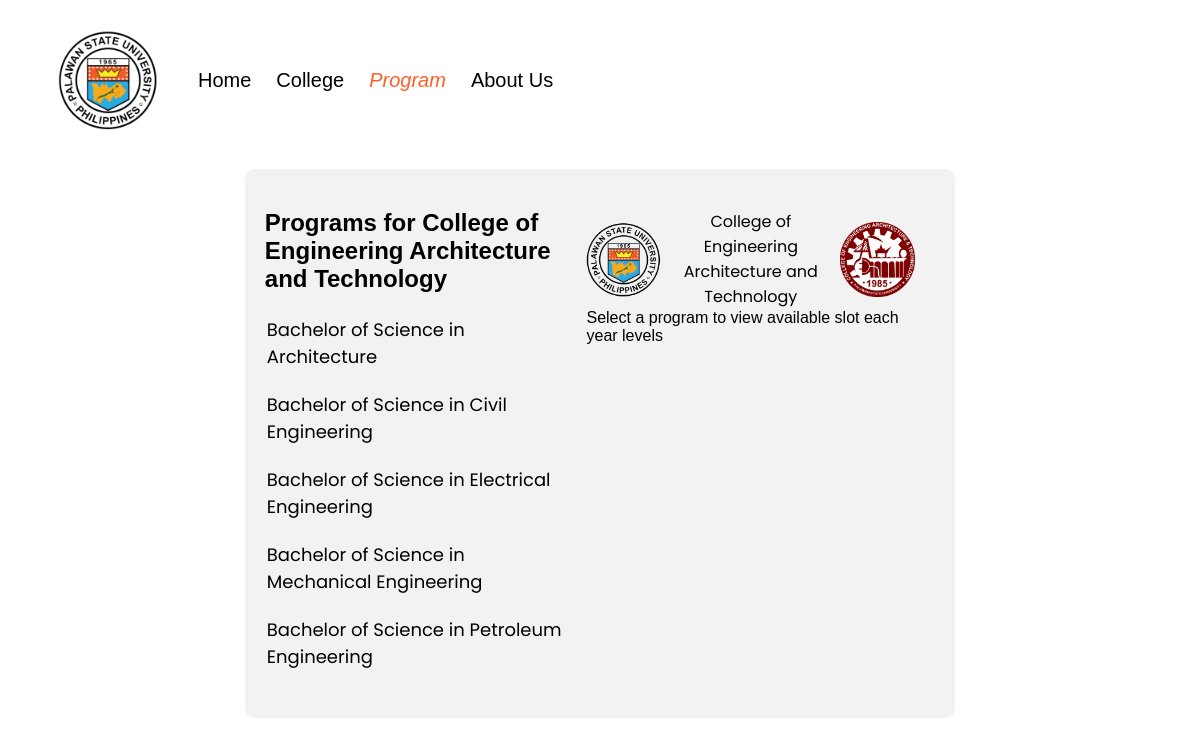
Page /college/CEAT/ on the committed database.
### thesis/models.py (models this page shows)
class College(models.Model):
    code = models.CharField(max_length=5, default="None")
    college_name = models.CharField(max_length=55)
    def __str__(self):
        return f"{self.college_name}"
    class Meta:
        verbose_name_plural = "colleges"

class Program(models.Model):
    program_name = models.CharField(max_length=120)
    college = models.ForeignKey(College, on_delete=models.CASCADE)
    def __str__(self):
        return f"{self.program_name}"
    class Meta:
        verbose_name_plural = "programs"

### thesis/views.py (the view)
# urls.py: path('college/<str:code>/', views.program_view, name='program'),
def program_view(request, code):
    selected_college = College.objects.get(code=code)
    print(f"Selected College: {selected_college}")
    college_programs = Program.objects.filter(college__college_name=selected_college)
    print(college_programs)
    context = {
        'code': code,
        'selected_college': selected_college,
        'college_programs': college_programs
        }
    return render(request, 'program.html', context)

### thesis/templates/program.html (shortened to what this page needs)
{% load static %}
<html lang="en">
<head>
    <link rel="stylesheet" type="text/css" href="{% static 'style/stylesheet.css' %}">
</head>
<body>
    <div class="menu">
        <img class="psu-logo" src="{% static 'image/psu (2).png' %}" alt="PSU Logo">
        {% block content %}
        <nav>
            <ul class="nav-list">
                <li><a href="{% url 'index' %}">Home</a></li>
                <li><a href="{% url 'college' %}">College</a></li>
                <li><a href=""><i style="color: #ff5f29">Program</i></a></li>
                <li><a href="{% url 'about' %}">About Us</a></li>
            </ul>
        </nav>
        {% endblock %}
    </div>
    <div class="p-container">
        <div class="c-container">
            <h2>Programs for {{ selected_college }}</h2>
            {% for programs in college_programs %}
            <ul>
                <li>
                    <a href="#" class="program-link" data-program-name="{{ programs.program_name }}">{{ programs.program_name }}</a>
                </li>
            </ul>
            {% endfor %}
        </div>
        <div class="y-container">
            <div class="c-name">
                <img id="college-image" src="{% static 'image/psu (2).png' %}" alt="College Logo">
                <a id="college-title">{{ selected_college }}</a>
                <img id="college-image-right" src="{% static 'image/' %}{{ code }} logo.png" alt="College Logo Right">
            </div>
            <div id="program-details">Select a program to view available slot each year levels</div>
        </div>
    </div>
    </body>
</html>

### thesis/static/style/stylesheet.css (style rules this page uses)
body { background-color: rgb(255, 255, 255); font-family: Arial, sans-serif; }
.menu { position: inherit; display: flex; align-items: center; margin-top: 30px; margin-left: 50px; color: #fff; }
.psu-logo { width: 100px; height: 100px; }
.nav-list { justify-content: space-around; font-size: 20px; font-family:Arial, Helvetica, sans-serif; color: black; list-style: none; display: flex; list-style: none; }
.nav-list a { text-decoration: none; margin-right: 25px; color: Black; }
.p-container { display: flex; align-items: flex-start; padding: 20px; background-color: #f2f2f2; border-radius: 10px; box-sizing: border-box; max-width: 60%; max-height:90%; height: 70%; position:relative; top: 5%; left: 20%; }
.c-container { align-content: space-between; flex: 1; height: 100%; box-sizing: border-box; flex-grow: 1; overflow: auto; }
.c-container ul { padding:2px; list-style-type: none; height:auto ; align-content: top; justify-content: space-between; }
.c-container li { font-family: 'Poppins', sans-serif; font-size: auto; color: black; cursor: pointer; margin-top: 0px; padding-top: 1px; margin: 0; }
.c-container li a.program-link { text-decoration: none; color: black; font-size: 18; }
.y-container { display: flex; flex-direction: column; align-items: flex-start; padding: 20px; width: 55%; box-sizing: border-box; position: relative; height: 100%; align-content: space-between; }
.c-name { display: flex; align-items: center; align-content: space-between; gap: 10px; margin: auto; margin-top: 0%; margin-bottom: 0%; }
.c-name img { width: 75px; height: auto; }
.c-name a { font-family: 'Poppins', sans-serif; color: rgb(0, 0, 0); text-align: center; text-decoration: none; }

### rows in the picture
College: college_name "College of Engineering Architecture and Technology"
Program: program_name "Bachelor of Science in Architecture"
Program: program_name "Bachelor of Science in Civil Engineering"
Program: program_name "Bachelor of Science in Electrical Engineering"
Program: program_name "Bachelor of Science in Mechanical Engineering"
Program: program_name "Bachelor of Science in Petroleum Engineering"
